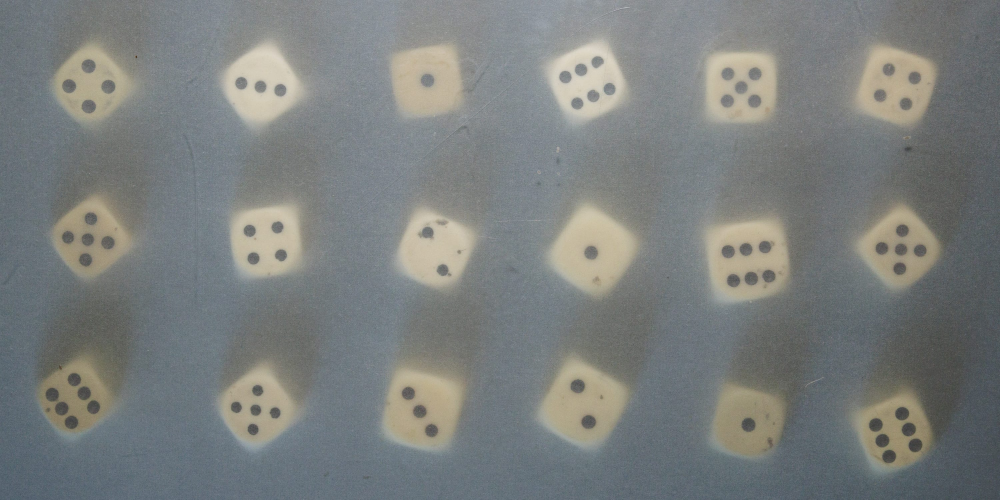
#> input picture data/IMG_0185-3000px.jpg, 3000 x 1500 px (shown at 1/3 size)
$ jupyter execute --allow-errors dice_recognition_playground.ipynb
#> lines starting #> are read from the running program, lines starting #| are printed output that depends on the picture; after the words box and inside, x2 and y2 are one past the last pixel; in counts of white or black regions, pixels touching at a corner belong together
### getDiceEyes.py
import cv2
import numpy as np
import matplotlib.pyplot as plt

# [68 lines left out: functions prepare_image, get_edges, get_contours, not called in this run]


def get_dice_value(contours, verbose=False):
    return len(contours)


# [24 lines that do not run on import are left out]

### dice_recognition_playground.ipynb
[cell 1]
import cv2
import numpy as np
import matplotlib.pyplot as plt

# Specify the path to the image file
# image_path = 'data/IMG_0179-3000px.jpg'
# image_path = 'data/IMG_0180-3000px.jpg'
# image_path = 'data/IMG_0181-3000px.jpg'
image_path = 'data/IMG_0185-3000px.jpg'
# Load the image
image = cv2.imread(image_path)
#> image is the input picture: shape (1500, 3000, 3); mean B, G, R 125.7, 127.1, 123.4
image = cv2.cvtColor(image, cv2.COLOR_BGR2RGB)

# normalize the image
# image = cv2.normalize(image, None, 0, 255, cv2.NORM_MINMAX)

def extract_dices_from_example_image(img, rows=3, cols = 6):

    # Calculate the height and width of each dice
#> called with rows = 3, cols = 6
    height = image.shape[0] // rows
#> height = 500
    width = image.shape[1] // cols
#> width = 500

    # Initialize a list to store the extracted dice images
    dice_images = []

    # Iterate over each dice in the matrix
    for r in range(rows):
        for c in range(cols):
            # Calculate the coordinates of the current dice
            x = c * width
            y = r * height

            # Extract the current dice from the image
            dice = image[y:y+height, x:x+width]

            # remove 15 pixels from each side
            dice = dice[15:-15, 15:-15]

            dice = cv2.normalize(dice, None, 0, 255, cv2.NORM_MINMAX)


            # Append the dice image to the list
            dice_images.append(dice)
#> after the loop, dice_images = 18 items

    return dice_images


# image is 6x3 grid of dices with one face up each

rows = 3
cols = 6
dice_images = extract_dices_from_example_image(image, rows, cols)
#> dice_images = 18 items

# Display the extracted dice images in a grid
plt.figure(figsize=(rows * cols, cols))
for i, dice in enumerate(dice_images):
    plt.subplot(rows, cols, i + 1)
    plt.imshow(dice)
    plt.axis('off')
#> this loop made 18 passes
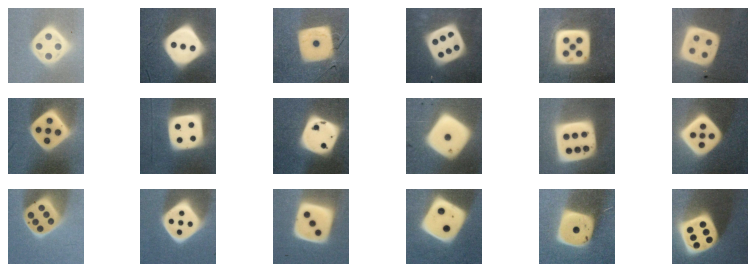
#> figure drawn by matplotlib, 18 panels

#> (a cell that did not finish here is left out)

[cell 3]
no_dice_image = cv2.imread('data/dice_18_eyes_None.jpg')

[cell 4]
# reload getDiceEyes.py
import getDiceEyes as gde
from importlib import reload
reload(gde)

[cell 5]
# test for one image

# img = no_dice_image.copy()
img = dice_images[4].copy()
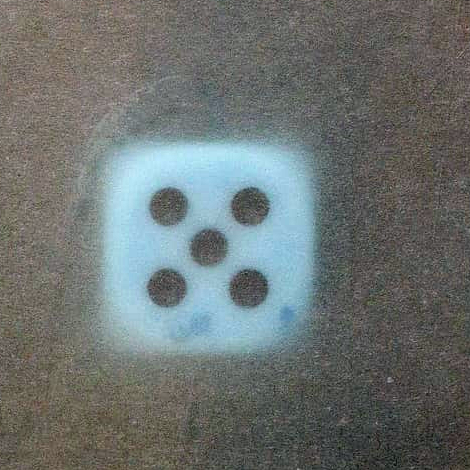
#> img: shape (470, 470, 3); mean of channels 0, 1, 2 112.2, 113.9, 107.9; drawn as B, G, R

preprocessed_image = gde.prepare_image(img, blur=5, normalise=False, verbose=True);
#> in prepare_image, `source = cv2.cvtColor(source, cv2.COLOR_RGB2GRAY)`:
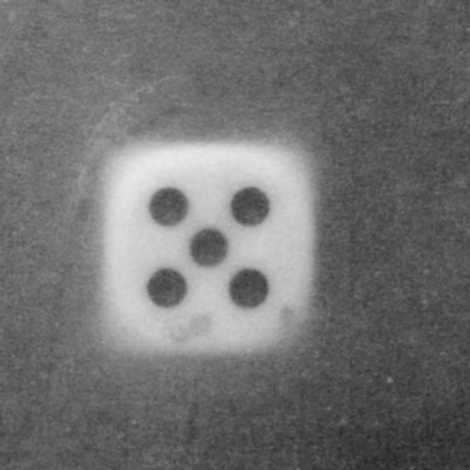
#> source: shape (470, 470); min 35, max 235, mean 112.7
edges = gde.get_edges(preprocessed_image, canny_low=90, canny_high=200, dilate_erode_kernel_size=2, dilate_iterations=3, erode_iterations=1, verbose=True);
#> in get_edges, `edges = cv2.Canny(img, canny_low, canny_high)`:
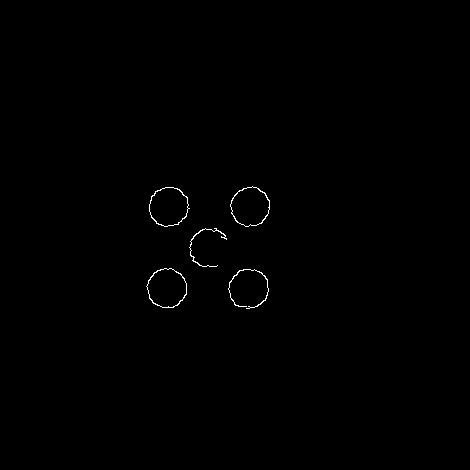
#> edges: shape (470, 470); 0.31% white in thin lines or dots, all inside (x1, y1, x2, y2) = (146, 186, 270, 309)
#> in get_edges, `edges = cv2.dilate(edges, kernel, iterations=dilate_iterations)`:
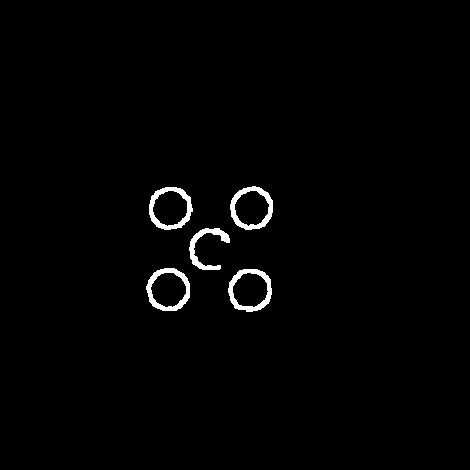
#> edges: shape (470, 470); 1.4% white; 5 white regions, box (x1, y1, x2, y2) and area: (228, 269, 272, 312) 625, (146, 268, 190, 311) 623, (230, 186, 273, 230) 622, (149, 187, 193, 230) 615, (189, 228, 230, 270) 515
#> in get_edges, `edges = cv2.erode(edges, kernel, iterations=erode_iterations)`:
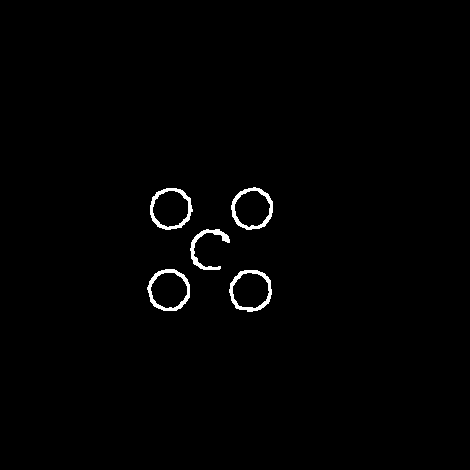
#> edges: shape (470, 470); 1% white; 5 white regions
contours = gde.get_contours(edges, min_area=1000, max_area=20000, verbose=True);
#> in get_contours, `contours, _ = cv2.findContours(edges, cv2.RETR_EXTERNAL, cv2.CHAIN_APP..`: contours = 5 contours; box (x1, y1, x2, y2) and area: (229, 270, 272, 312) 1375, (147, 269, 190, 311) 1366, (150, 188, 193, 230) 1357, (231, 187, 273, 230) 1344, (190, 229, 230, 270) 302
#> in get_contours, `contours = [cv2.convexHull(c) for c in contours]`: contours = 5 contours; box (x1, y1, x2, y2) and area: (229, 270, 272, 312) 1418, (150, 188, 193, 230) 1402, (147, 269, 190, 311) 1400, (231, 187, 273, 230) 1380, (190, 229, 230, 270) 1254
#| min: 1253.5,
#| max: 1418.5
#| number of contours: 5
#> in get_contours, `img = cv2.cvtColor(edges, cv2.COLOR_GRAY2RGB)`: img: shape (470, 470, 3); 1% white; 5 white regions
#> in get_contours, `cv2.putText(img, f"{len(contours)}", (10, 100), cv2.FONT_HERSHEY_SIMPL..`:
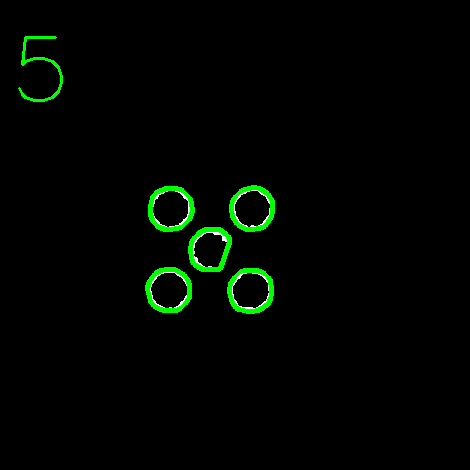
#> img: shape (470, 470, 3); mean B, G, R 0.8, 5.1, 0.8

#> (a cell that did not finish here is left out)

[cell 7]
# apply to all images
img_size = len(dice_images[0])**2
#> img_size = 220900

blur=5
normalise=False
canny_low=90
canny_high=200
dilate_erode_kernel_size=2
dilate_iterations=3
erode_iterations=1
min_area = 0.36 # percent of image size
max_area = 0.9  # percent of image size

#> (the rest of this cell did not finish here and is left out)

$ run again, with data/IMG_0179-3000px.jpg copied over data/IMG_0185-3000px.jpg
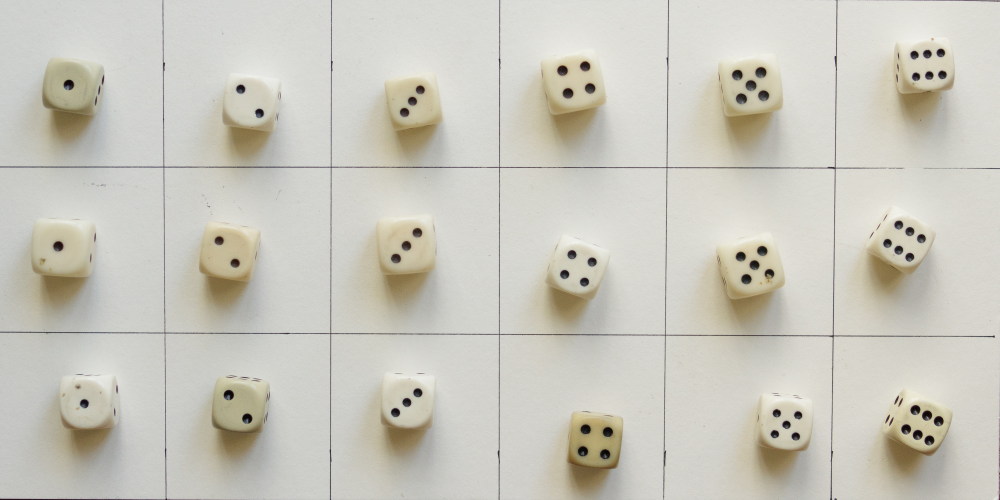
#> input picture data/IMG_0179-3000px.jpg, 3000 x 1500 px (shown at 1/3 size)
#> image is the input picture: shape (1500, 3000, 3); mean B, G, R 189.7, 199.9, 202
#> after the loop in extract_dices_from_example_image, `for r in range(rows):`: dice_images = 18 items
#> the loop `for i, dice in enumerate(dice_images):` made 18 passes
#> in get_edges, `edges = cv2.erode(edges, kernel, iterations=erode_iterations)`:
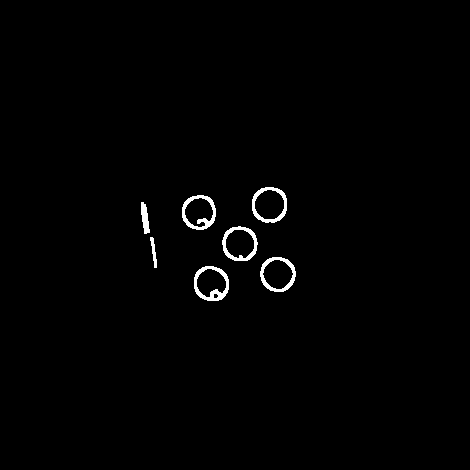
#> edges: shape (470, 470); 1% white; 7 white regions
#> in get_contours, `contours, _ = cv2.findContours(edges, cv2.RETR_EXTERNAL, cv2.CHAIN_APP..`: contours = 7 contours; box (x1, y1, x2, y2) and area: (252, 187, 287, 223) 992, (194, 266, 229, 301) 962, (260, 257, 296, 292) 952, (222, 226, 258, 261) 952, (182, 195, 216, 230) 918, (141, 202, 150, 234) 146, (150, 237, 157, 268) 69
#> in get_contours, `contours = [cv2.convexHull(c) for c in contours]`: contours = 7 contours; box (x1, y1, x2, y2) and area: (252, 187, 287, 223) 1010, (194, 266, 229, 301) 976, (222, 226, 258, 261) 974, (260, 257, 296, 292) 969, (182, 195, 216, 230) 936, (141, 202, 150, 234) 168, (150, 237, 157, 268) 92
#> in get_contours, `contours = [c for c in contours if min_area < cv2.contourArea(c) < max..`: contours = 1 contour; box (x1, y1, x2, y2) and area: (252, 187, 287, 223) 1010
#| min: 1009.5,
#| max: 1009.5
#| number of contours: 1
#> in get_contours, `cv2.putText(img, f"{len(contours)}", (10, 100), cv2.FONT_HERSHEY_SIMPL..`:
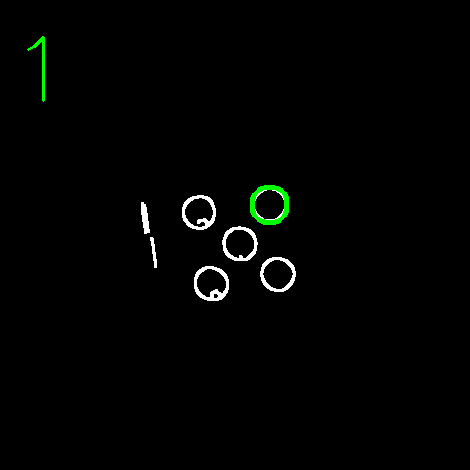
#> img: shape (470, 470, 3); mean B, G, R 2.3, 3.2, 2.3
#> img_size = 220900

$ run again, with data/IMG_0180-3000px.jpg copied over data/IMG_0185-3000px.jpg
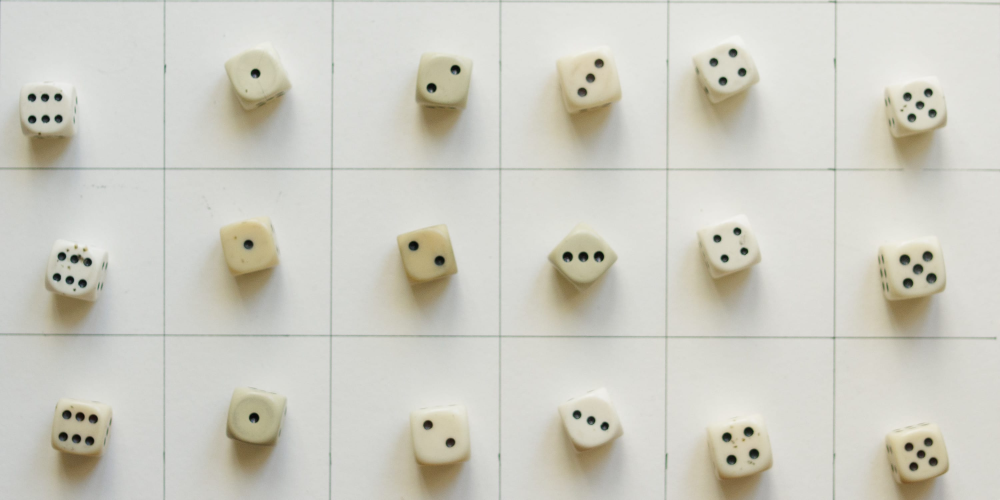
#> input picture data/IMG_0180-3000px.jpg, 3000 x 1500 px (shown at 1/3 size)
#> image is the input picture: shape (1500, 3000, 3); mean B, G, R 195.6, 205.2, 206.1
#> after the loop in extract_dices_from_example_image, `for r in range(rows):`: dice_images = 18 items
#> the loop `for i, dice in enumerate(dice_images):` made 18 passes
#> in get_edges, `edges = cv2.erode(edges, kernel, iterations=erode_iterations)`:
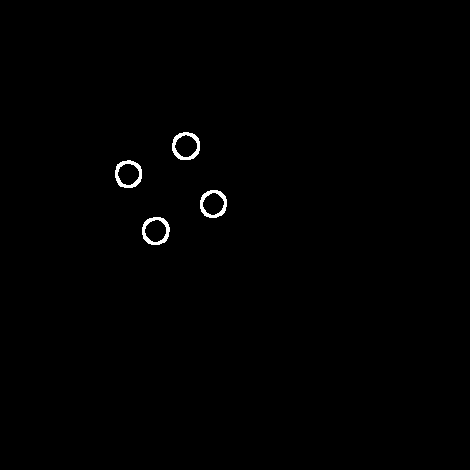
#> edges: shape (470, 470); 0.52% white; 4 white regions
#> in get_contours, `contours, _ = cv2.findContours(edges, cv2.RETR_EXTERNAL, cv2.CHAIN_APP..`: contours = 4 contours; box (x1, y1, x2, y2) and area: (172, 132, 200, 160) 605, (142, 217, 170, 245) 597, (115, 160, 142, 188) 579, (200, 190, 227, 218) 578
#> in get_contours, `contours = [cv2.convexHull(c) for c in contours]`: contours = 4 contours; box (x1, y1, x2, y2) and area: (172, 132, 200, 160) 616, (142, 217, 170, 245) 610, (115, 160, 142, 188) 593, (200, 190, 227, 218) 591
#> in get_contours, `contours = [c for c in contours if min_area < cv2.contourArea(c) < max..`: contours = []
#> in get_contours, `cv2.putText(img, f"{len(contours)}", (10, 100), cv2.FONT_HERSHEY_SIMPL..`:
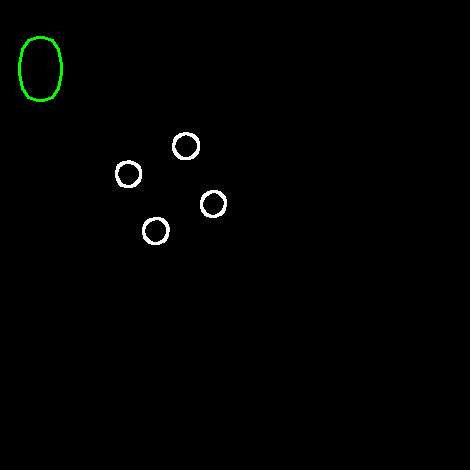
#> img: shape (470, 470, 3); mean B, G, R 1.3, 1.9, 1.3
#> img_size = 220900

$ run again, with data/IMG_0181-3000px.jpg copied over data/IMG_0185-3000px.jpg
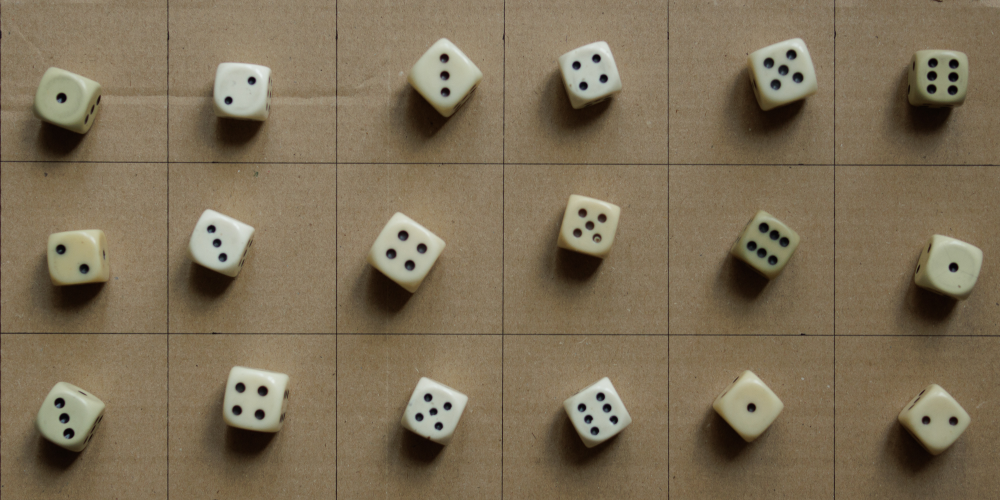
#> input picture data/IMG_0181-3000px.jpg, 3000 x 1500 px (shown at 1/3 size)
#> image is the input picture: shape (1500, 3000, 3); mean B, G, R 87, 111.1, 125.5
#> after the loop in extract_dices_from_example_image, `for r in range(rows):`: dice_images = 18 items
#> the loop `for i, dice in enumerate(dice_images):` made 18 passes
#> in get_contours, `contours, _ = cv2.findContours(edges, cv2.RETR_EXTERNAL, cv2.CHAIN_APP..`: contours = 6 contours; box (x1, y1, x2, y2) and area: (363, 202, 398, 237) 954, (320, 180, 354, 215) 923, (276, 159, 310, 194) 916, (297, 223, 331, 258) 910, (344, 135, 378, 167) 861, (225, 144, 233, 154) 55
#> in get_contours, `contours = [cv2.convexHull(c) for c in contours]`: contours = 6 contours; box (x1, y1, x2, y2) and area: (363, 202, 398, 237) 972, (320, 180, 354, 215) 942, (276, 159, 310, 194) 934, (297, 223, 331, 258) 931, (344, 135, 378, 167) 878, (225, 144, 233, 154) 56
#> in get_contours, `contours = [c for c in contours if min_area < cv2.contourArea(c) < max..`: contours = []
#> in get_contours, `cv2.putText(img, f"{len(contours)}", (10, 100), cv2.FONT_HERSHEY_SIMPL..`:
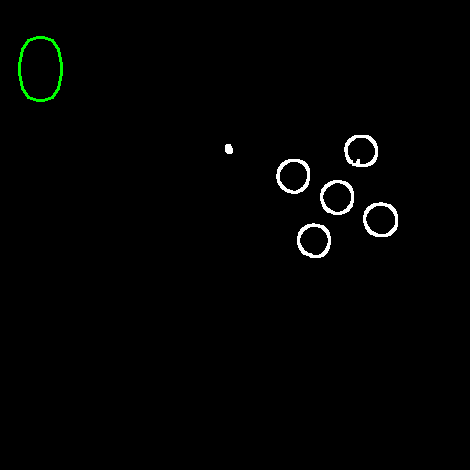
#> img: shape (470, 470, 3); mean B, G, R 2.2, 2.8, 2.2
#> img_size = 220900
